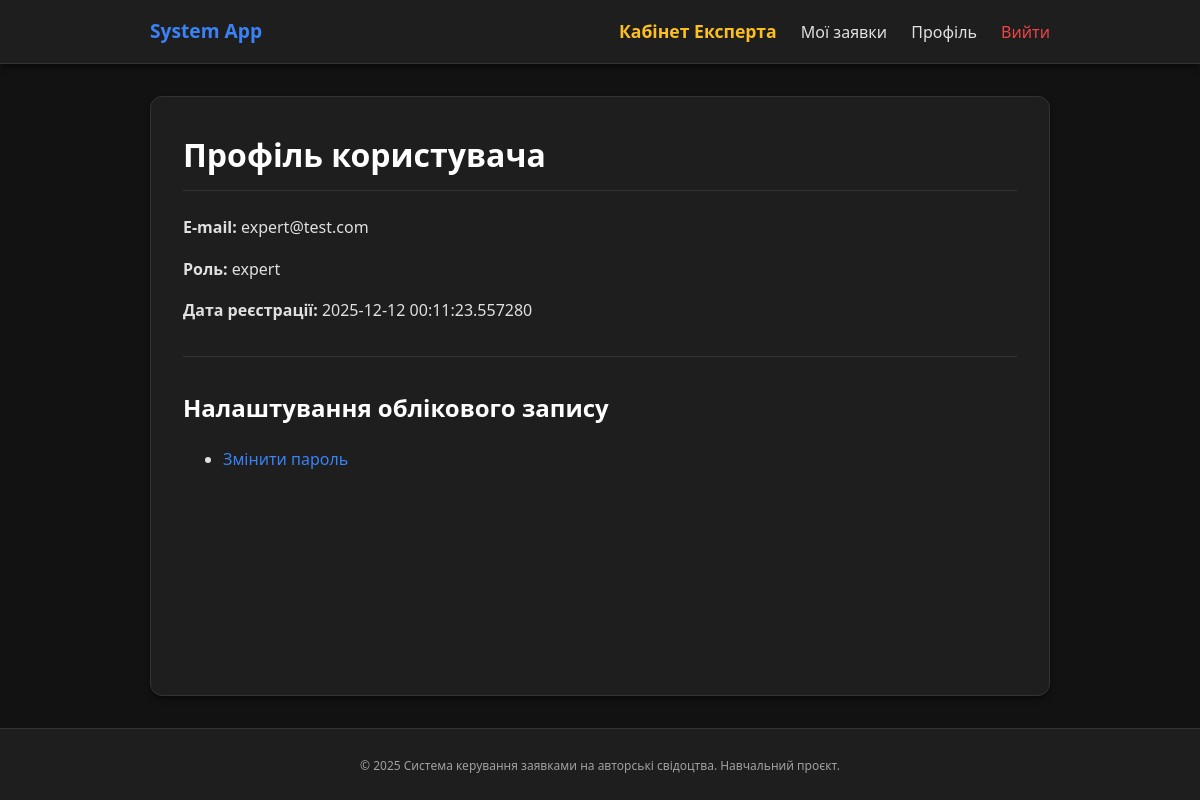
The page /profile (signed in) on the database its author committed.
### models.py (models this page shows, shortened)
class User(db.Model):
    id = db.Column(db.Integer, primary_key=True)
    email = db.Column(db.String(255), unique=True, nullable=False)
    password_hash = db.Column(db.String(255), nullable=False)
    role = db.Column(db.String(50), default="applicant")  # applicant / expert / admin
    created_at = db.Column(db.DateTime, default=datetime.utcnow)

### auth_routes.py (the view)
    @app.route("/profile")
    @login_required
    def profile():
        return render_template("profile.html", user=g.user)

### app.py (called while the page is built)
@app.before_request
def load_logged_in_user():
    g.user = get_current_user()

### helpers.py (called while the page is built)
def get_current_user():
    user_id = session.get("user_id")
    if not user_id:
        return None
    return User.query.get(user_id)

def login_required(view_func):
    @wraps(view_func)
    def wrapped_view(**kwargs):
        if g.user is None:
            flash("Будь ласка, увійдіть у систему.", "warning")
            return redirect(url_for("login", next=request.path))
        return view_func(**kwargs)
    return wrapped_view

### templates/profile.html (shortened to what this page needs)
{% extends "base.html" %}
{% block content %}
<h1>Профіль користувача</h1>
<div>
    <p><strong>E-mail:</strong> {{ user.email }}</p>
    <p><strong>Роль:</strong> {{ user.role }}</p>
    <p><strong>Дата реєстрації:</strong> {{ user.created_at }}</p>
</div>
<hr>
<h2>Налаштування облікового запису</h2>
<ul>
    <li><a href="{{ url_for('change_password') }}">Змінити пароль</a></li>
</ul>
{% endblock %}

### static/style.css (style rules this page uses)
:root { --bg-body: #121212; --bg-card: #1e1e1e; --bg-input: #2d2d2d; --text-main: #e0e0e0; --text-muted: #a0a0a0; --primary: #3b82f6; --primary-hover: #2563eb; --danger: #ef4444; --danger-hover: #dc2626; --border: #333333; --shadow: 0 4px 6px -1px rgba(0, 0, 0, 0.5); }
* { box-sizing: border-box; }
body { font-family: 'Segoe UI', system-ui, sans-serif; margin: 0; background: var(--bg-body); color: var(--text-main); display: flex; flex-direction: column; min-height: 100vh; line-height: 1.6; }
h1, h2, h3 { color: #fff; margin-top: 0; }
h1 { margin-bottom: 1.5rem; border-bottom: 1px solid var(--border); padding-bottom: 10px; }
a { color: var(--primary); text-decoration: none; }
hr { border: 0; border-top: 1px solid var(--border); margin: 2rem 0; }

### rows shown on the page
User: email "expert@test.com", role "expert", created_at "2025-12-12 00:11:23.557280"
